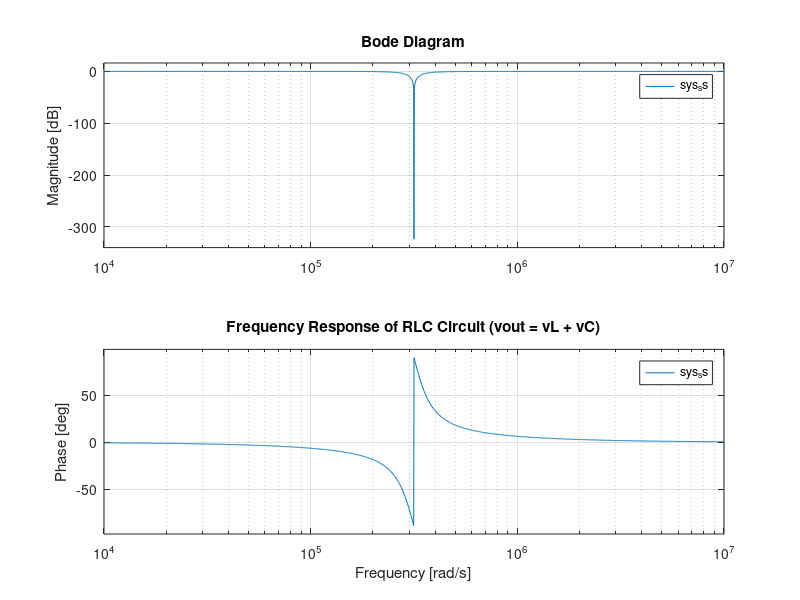
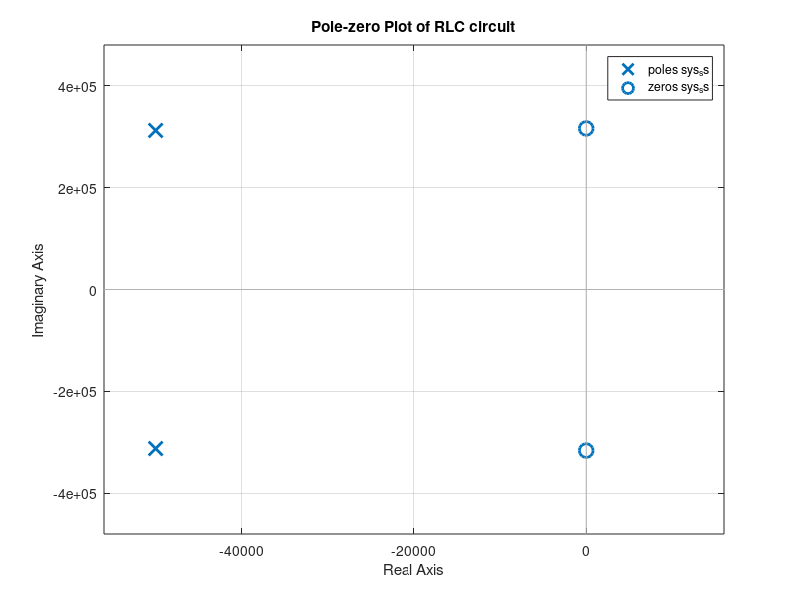

Recreate these plots in MATLAB, in order.
% Define component values (same as before)
R = 100;
L = 1e-3;
C = 10e-9;

% Define state-space matrices
A = [-R/L, -1/L; 1/C, 0];
B = [1/L; 0];
C_out = [-R, 0];  % Note: Using C_out to avoid confusion with C (capacitance)
D = 1;

% Create state-space system
sys_ss = ss(A, B, C_out, D);

% Plot frequency response (Bode plot)
bode(sys_ss);
grid on;
title('Frequency Response of RLC Circuit (vout = vL + vC)');

figure;
%generate pole-zero plot 
pzmap(sys_ss);
grid on;
title('Pole-zero Plot of RLC circuit')
